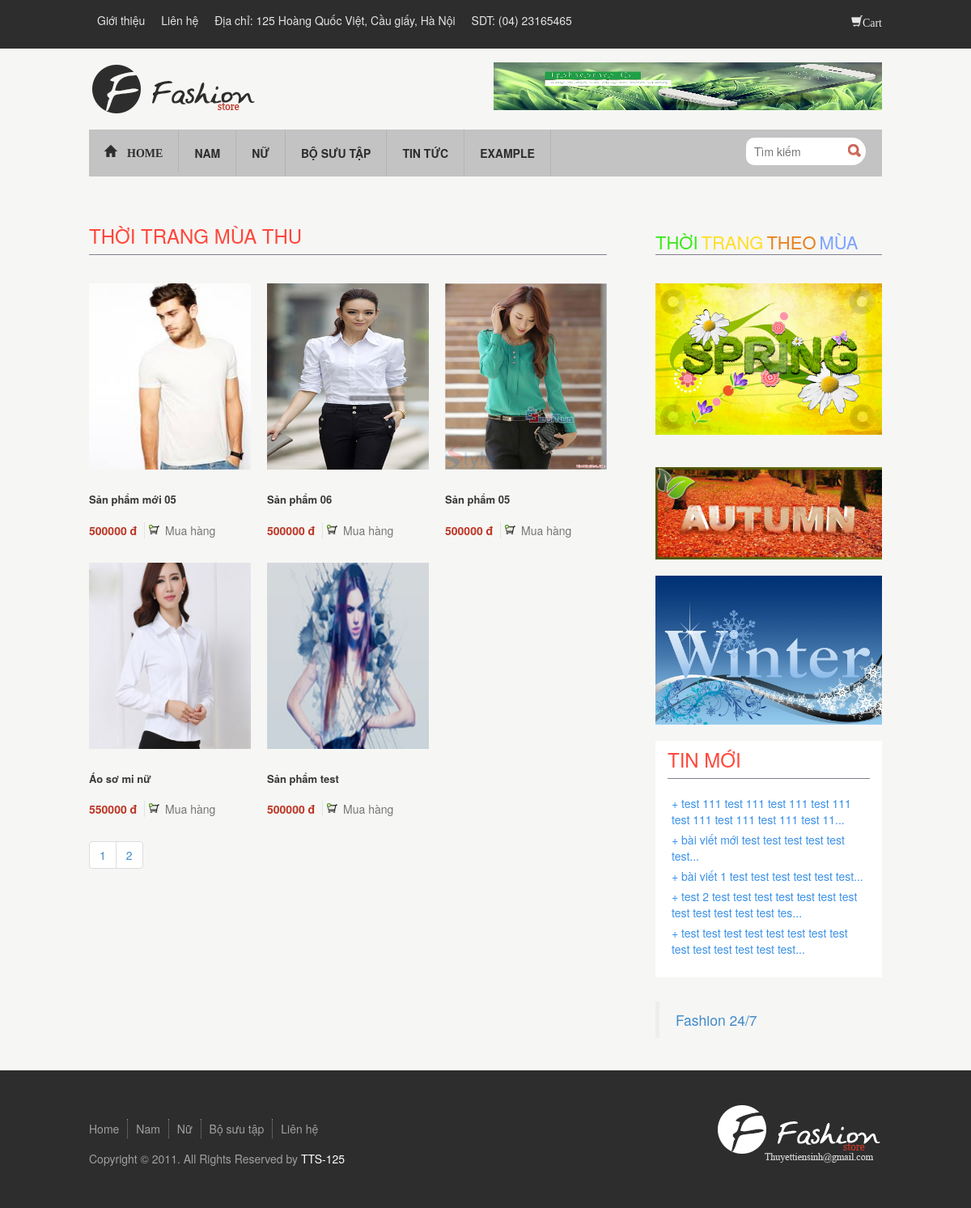
/index.php?controller=season_select&id=3, run on the app's committed database.
### tables this page shows
CREATE TABLE `tbl_advertise` (
  `pk_advertise_id` int(11) NOT NULL,
  `c_name` varchar(500) NOT NULL,
  `c_url` varchar(500) NOT NULL,
  `c_img` varchar(500) NOT NULL
);

CREATE TABLE `tbl_product` (
  `pk_product_id` int(11) NOT NULL,
  `fk_category_product_id` int(11) NOT NULL,
  `fk_season_id` int(11) NOT NULL,
  `c_name` varchar(500) NOT NULL,
  `c_description` varchar(4000) NOT NULL,
  `c_content` text NOT NULL,
  `c_img` varchar(1000) NOT NULL,
  `c_price` float NOT NULL,
  `c_hotproduct` int(11) NOT NULL DEFAULT '0',
  `c_selling_product` int(11) NOT NULL DEFAULT '0',
  `c_status` int(11) NOT NULL DEFAULT '1'
);

CREATE TABLE `tbl_season` (
  `pk_season_id` int(11) NOT NULL,
  `c_name` varchar(500) NOT NULL,
  `c_img` varchar(500) NOT NULL
);

CREATE TABLE `tbl_news` (
  `pk_news_id` int(11) NOT NULL,
  `c_name` varchar(500) NOT NULL,
  `c_description` varchar(1000) NOT NULL,
  `c_content` text NOT NULL,
  `c_img` varchar(500) NOT NULL
);

### controller/controller_advertise.php (called while the page is built)
<?php
	$arr_advertise = fetch_one("select * from tbl_advertise order by pk_advertise_id desc");
	include "view/view_advertise.php";
?>

### index.php (called while the page is built, shortened)
<?php
	include "admin/model/model.php";
	include "view/view_layout.php";
?>

### admin/model/model.php (called while the page is built, shortened)
<?php
	$db = mysqli_connect($hostname,$username,$password,$database);
	mysqli_set_charset($db,"UTF8");
	function fetch($sql){
		global $db;
		$result = mysqli_query($db,$sql);
		$arr = array();
		while($rows = mysqli_fetch_array($result))
			$arr[] = $rows;
		return $arr;
	}
	function fetch_one($sql){
		global $db;
		$query = mysqli_query($db,$sql);
		return mysqli_fetch_array($query);
	}
?>

### controller/controller_pagination.php (called while the page is built, shortened)
<?php
	$record_perpage = 15;
	$total_record = fetch_one("select count(*) as total from tbl_product");
	$num_page = ceil($total_record["total"]/$record_perpage);
	$page = isset($_GET["p"]) ? $_GET["p"]:0;
	$page = $page <= 0 ? 0:$page-1;
	$from = $page * $record_perpage;
?>

### controller/controller_season.php (called while the page is built)
<?php
	$arr_season = fetch("select * from tbl_season");
	include "view/view_season.php";
?>

### controller/controller_right.php (called while the page is built)
<?php include "controller/controller_season.php";?>
    <?php include "controller/controller_new_post.php";?>
    	<?php include "view/view_fanpage.php";?>

### controller/controller_new_post.php (called while the page is built)
<?php
	$arr_new_post = fetch("select * from tbl_news order by pk_news_id desc limit 0,5");
	include"view/view_new_post.php";
?>

### view/view_season_autumn.php (the view)
<div id="main_content" class="colum_left">
    <div class="block">
        <h3 class="title_block">Thời trang mùa thu</h3>
        <div class="detail_block">
            <ul class="list_items">
                <?php
                   foreach ($arr_autumn as $key) {
                ?>
                    <li>
                        <div class="thumb">
                            <a href="index.php?controller=detail_product&id=<?php echo $key["pk_product_id"];?>" class="full_img">
                                <img alt="" style="height:230px;"  src="<?php echo isset($key["c_img"]) ? $key["c_img"]:"" ;?>">
                            </a>
                        </div>
                        <div class="info">
                            <h2 class="title_items">
                                <a  href="index.php?controller=detail_product&id=<?php echo $key["pk_product_id"]?>" class="full_img"><?php echo $key["c_name"];?></a>
                            </h2>
                            <p>
                                <span class="price">
                                    <?php echo $key["c_price"];?> đ
                                </span>
                                <a class="buy" href="index.php?controller=cart&act=add&id=<?php echo $key["pk_product_id"];?>">Mua hàng</a>
                            </p>
                        </div>
                    </li>
                <?php } ?>
            </ul>
        </div>
    </div>
    <div class="clearfix">
        <ul class="pagination" style="margin: 0px; padding: 0px; ">
            <?php
                for($i=1; $i<=$num_page; $i++) {
            ?>
            <li><a href="index.php?controller=product&p=<?php echo $i;?>"><?php echo $i;?></a></li>
            <?php } ?>
        </ul>
    </div>
</div>

### view/view_advertise.php
 <div id="ads_1">
    <a href="<?php echo isset($arr_advertise['c_url'])?$arr_advertise['c_url']:"";?>"><img alt=""  src="./<?php echo isset($arr_advertise['c_img'])?$arr_advertise['c_img']:"";?>"></a>
</div>

### view/view_season.php
<div id="sidebar" class="colum_right season_right">
    <div class="detail_season">
        <span class="title_block">
        <span style="color:#39E819;font-size:22px;">THỜI</span>
        <span style="color:#FFDE27;font-size:22px; ">TRANG</span>
        <span style="color:#E8801C;font-size:22px;">THEO</span>
        <span style="color:#7BA2FF;font-size:22px;">MÙA</span>
    </span>
    </div>
    <div class="ads">
        <?php
        foreach ($arr_season as $key) {
         ?>
            <div class="ads mgt20">
                <a href="index.php?controller=season_select&id=<?php echo $key["pk_season_id"];?>"><img alt="" style="max-width: 280px;" src="<?php echo isset($key["c_img"])?$key["c_img"]:"";?>"></a>
            </div>
        <?php }?>
    </div>

### view/view_new_post.php
<div class="block mgt20 exp_sidebar">
    <h2 class="title_block">Tin mới</h2>
    <div class="detail_block">
        <ul class="exp">
            <?php
                foreach ($arr_new_post as $key) {
            ?>
                <li><a href="index.php?controller=detail_news&id=<?php echo $key["pk_news_id"];?>">
                    <?php
                        $str = $key["c_name"];
                        echo "<span>+ </span>".substr($str, 0,70)."...";
                    ?>
                </a></li>
            <?php  } ?>
        </ul>
    </div>
</div>

### public/css/style.css (style rules this page uses)
body { font-family: arial;font-size: 13px; }
#ads_1 { float: right; height: 59px; width: 480px; overflow: hidden; }
#ads_1 img { height: 59px; width: 480px; }
.colum_left { width: 640px; float: left; }
.colum_right { width: 280px; float: right; }
.season_right { margin-top: 35px; }
.detail_season { border-bottom: 1px solid #827D91;margin-bottom: 35px; }
.block .title_block { color:#FF473B; text-transform: uppercase; padding: 10px 0px; font-size: 24px; border-bottom: 1px solid #827D91; font-weight: normal; }
#main_content .block .detail_block { padding-top: 25px; }
.list_items li { width: 200px; float: left; margin: 0px 20px 20px 0px; }
.list_items li:nth-child(3n) { margin-right: 0px; }
.list_items li .thumb { height: 230px; }
.list_items li .buy { background: url(../images/cart.png) no-repeat left center;padding-left: 20px;color: #767676; }
h2.title_items { font-size: 12px; padding: 10px 0px; }
h2.title_items a { font-size: 13;color: #373737;font-weight: 700; }
.price { font-weight: bold; color: #bc3726; padding-right: 5px; border-right: 1px solid #e3e3e3; margin-right: 5px; }
.exp_sidebar { background: #fff; padding: 0px 15px; }
#sidebar .block .detail_block { padding: 10px 0px; }
.exp_sidebar a { color: #3A91E8;padding: 0px 5px 5px 5px ;display: block; }

### data on the page
tbl_advertise: c_img (picture)
tbl_product: c_img (picture), c_name "Sản phẩm mới 05", c_price "500000"
tbl_product: c_img (picture), c_name "Sản phẩm 06", c_price "500000"
tbl_product: c_img (picture), c_name "Sản phẩm 05", c_price "500000"
tbl_product: c_img (picture), c_name "Áo sơ mi nữ", c_price "550000"
tbl_product: c_img (picture), c_name "Sản phẩm test", c_price "500000"
tbl_season: c_img (picture)
tbl_season: c_img (picture)
tbl_season: c_img (picture)
tbl_news: c_name "test 111 test 111 test 111 test 111 test 111 test 111 test 111 test 11"
tbl_news: c_name "bài viết mới test test test test test test"
tbl_news: c_name "bài viết 1 test test test test test test"
tbl_news: c_name "test 2 test test test test test test test test test test test test tes"
tbl_news: c_name "test test test test test test test test test test test test test test"
